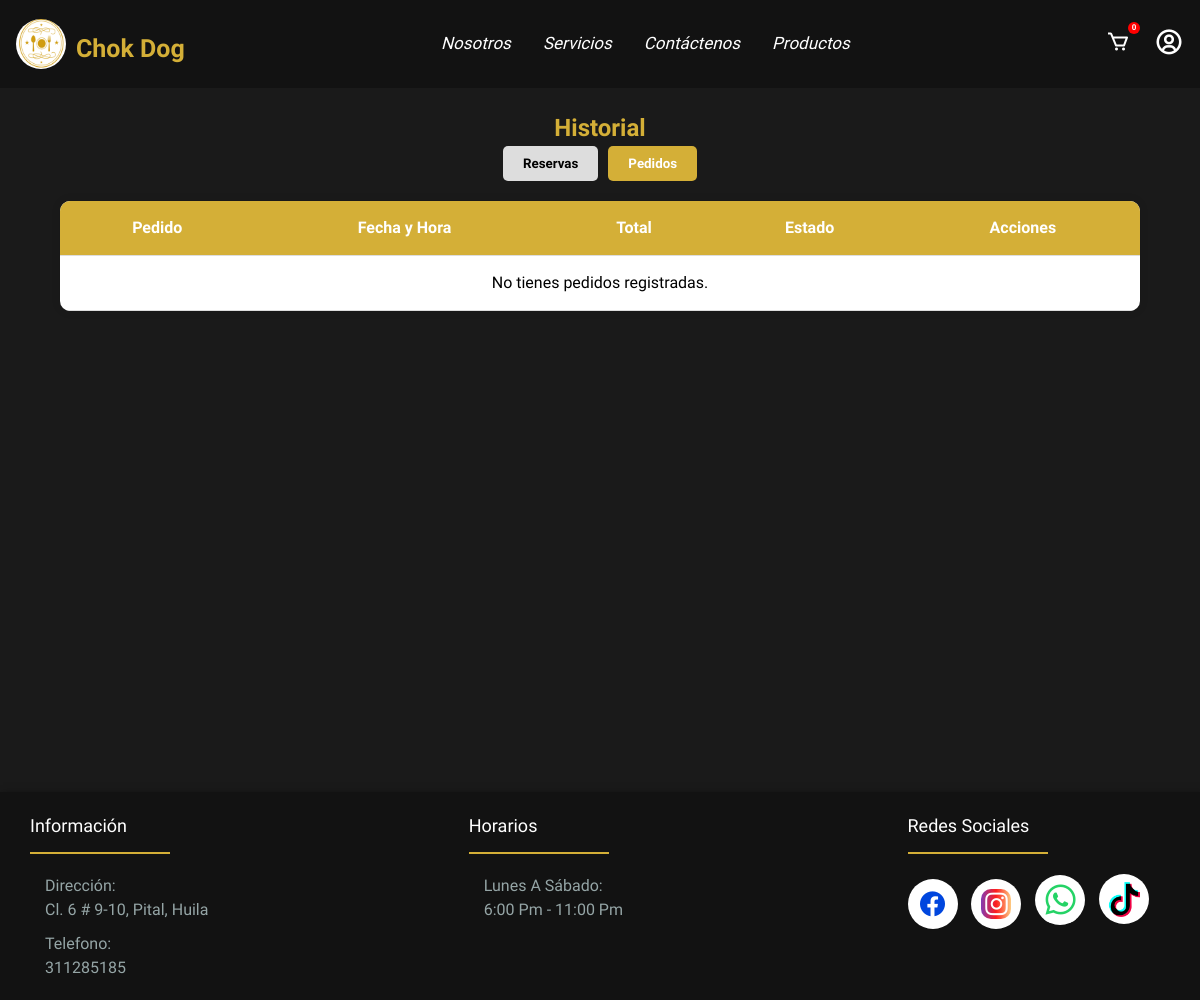
The page /historial (signed in) on the database as committed earlier.
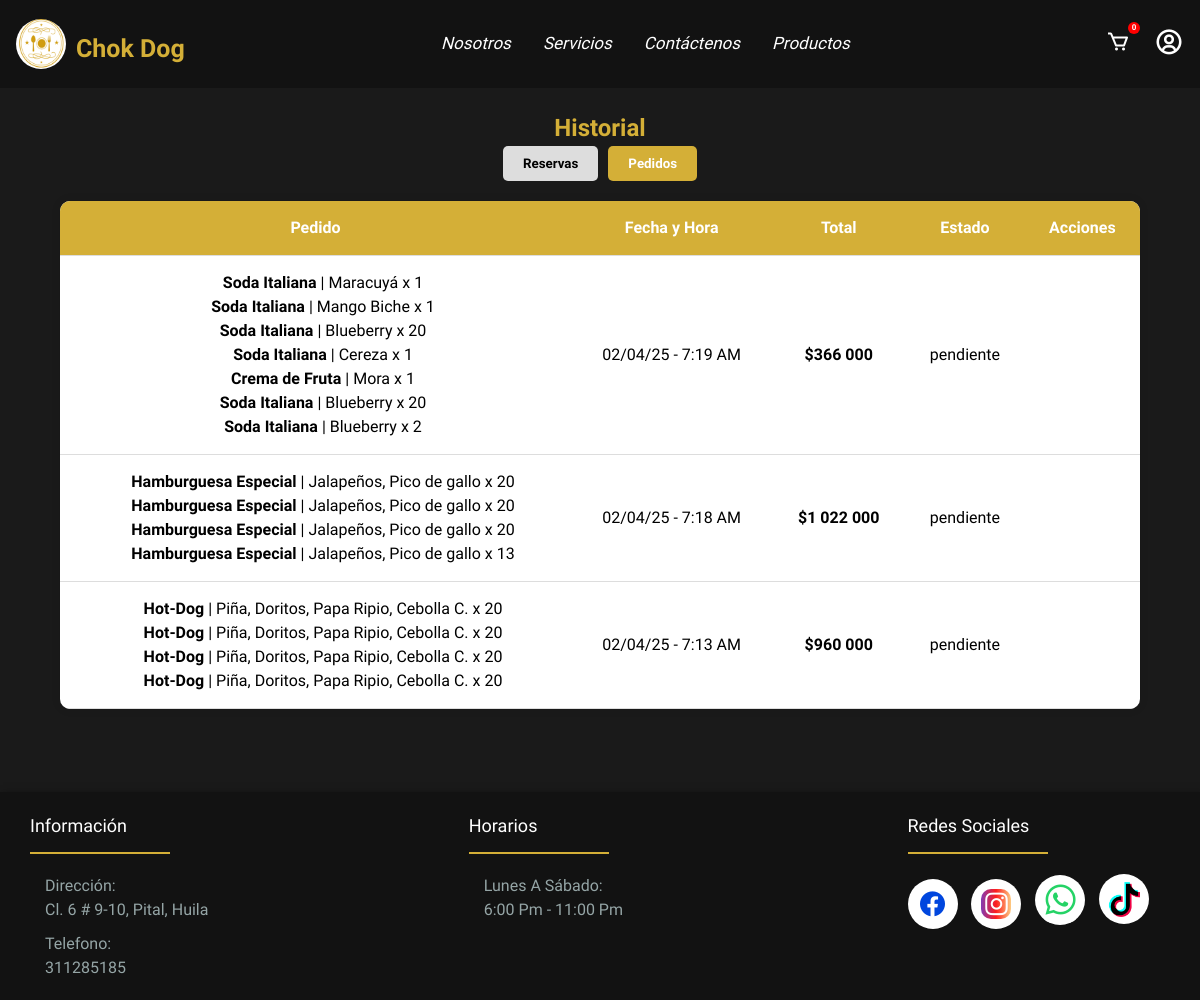
The same page on the database as committed later.
### comida/models.py (models this page shows, shortened)
class Pedido(models.Model):
    ESTADOS = [
        ('Pendiente', 'Pendiente'),
        ('Confirmado', 'Confirmado'),
        ("Enviado", "Enviado"),
        ("Entregado", "Entregado"),
        ("Cancelado", "Cancelado"),
    ]
    METODOS_PAGO = [
        ('nequi', 'Nequi'),
        ('daviplata', 'Daviplata'),
        ('contra_entrega', 'Contra Entrega'),  # 🔹 Agregado correctamente
    ]
    usuario = models.ForeignKey(User, on_delete=models.SET_NULL, null=True, blank=True)
    nombre = models.CharField(max_length=255)
    email = models.EmailField()
    telefono = models.CharField(max_length=15)
    metodo_pago = models.CharField(max_length=50, choices=METODOS_PAGO)
    comprobante = models.ImageField(upload_to="comprobantes/", null=True, blank=True)
    productos = models.JSONField()  # Se almacenará como JSON con los productos y cantidades
    total = models.DecimalField(max_digits=10, decimal_places=0)
    fecha = models.DateTimeField(auto_now_add=True)
    direccion = models.CharField(max_length=255)
    fecha_pedido = models.DateTimeField(default=now)
    estado = models.CharField(max_length=20, choices=ESTADOS, default='Pendiente')

### comida/views.py (the view)
# urls.py: path('historial', views.historial, name='historial'),
def historial(request):
    pedidos = []
    reservas = []
    if request.user.is_authenticated:
        pedidos = Pedido.objects.filter(usuario=request.user).order_by('-fecha')
        reservas = Reserva.objects.filter(usuario=request.user).order_by('-fecha')
        for pedido in pedidos:
            pedido.estado_display = pedido.get_estado_display()
            pedido.productos = json.loads(pedido.productos) if isinstance(pedido.productos, str) else pedido.productos
    return render(request, "historial.html", {"pedidos": pedidos, "reservas": reservas})

### comida/templates/historial.html (shortened to what this page needs)
{% extends 'base.html' %}
{% load static %}
{% load humanize %}
{% block content %}
    <link rel="stylesheet" href="{% static 'historial.css' %}">
    <div class="historial">
        <h2>Historial</h2>
        <div class="tab-container">
            <button class="tab" onclick="showTab('reservas')">Reservas</button>
            <button class="tab active" onclick="showTab('compras')">Pedidos</button>
        </div>
        <div id="compras" class="content">
            <table>
                <thead>
                    <tr>
                        <th>Pedido</th>
                        <th>Fecha y Hora</th>
                        <th>Total</th>
                        <th>Estado</th>
                        <th>Acciones</th>
                    </tr>
                </thead>
                <tbody>
                    {% for pedido in pedidos %}
                    <tr id="pedido-{{ pedido.id }}">
                        <td>
                            <ul>
                                {% for producto in pedido.productos %}
                                <li>
                                    <strong>{{ producto.nombre }}</strong>
                                    {% if producto.ingredientes and producto.ingredientes|length > 0 %}
                                        |  {{ producto.ingredientes|join:", " }}
                                    {% endif %}
                                    {% if producto.sabor %}
                                        |  {{ producto.sabor }}
                                    {% endif %}
                                    x {{ producto.cantidad }}
                                </li>
                                {% endfor %}
                            </ul>
                        </td>
                        <td class="fecha">{{ pedido.fecha|date:"d/m/y - g:i A" }}</td>
                        <td><strong>${{ pedido.total|intcomma }}</strong></td>
                        <td class="estado-{{ pedido.estado }}">{{ pedido.get_estado_display }}</td>
                        <td>
                        </td>
                    </tr>
                    {% empty %}
                    <tr>
                        <td colspan="6">No tienes pedidos registradas.</td>
                    </tr>
                    {% endfor %}
                </tbody>
            </table>
        </div>
    </div>
{% endblock %}

Rows that differ between the two databases and show on the page:
added Pedido: nombre "Soda Italiana" "Soda Italiana" "Soda Italiana" "Soda Italiana" "Crema de Fruta" "Soda Italiana" "Soda Italiana", sabor "Maracuyá" "Mango Biche" "Blueberry" "Cereza" "Mora" "Blueberry" "Blueberry", cantidad "1" "1" "20" "1" "1" "20" "2", fecha "02/04/25 - 7:19 AM", total "366 000", estado "pendiente"
added Pedido: nombre "Hamburguesa Especial" "Hamburguesa Especial" "Hamburguesa Especial" "Hamburguesa Especial", ingredientes "Jalapeños, Pico de gallo" "Jalapeños, Pico de gallo" "Jalapeños, Pico de gallo" "Jalapeños, Pico de gallo", cantidad "20" "20" "20" "13", fecha "02/04/25 - 7:18 AM", total "1 022 000", estado "pendiente"
added Pedido: nombre "Hot-Dog" "Hot-Dog" "Hot-Dog" "Hot-Dog", ingredientes "Piña, Doritos, Papa Ripio, Cebolla C." "Piña, Doritos, Papa Ripio, Cebolla C." "Piña, Doritos, Papa Ripio, Cebolla C." "Piña, Doritos, Papa Ripio, Cebolla C.", cantidad "20" "20" "20" "20", fecha "02/04/25 - 7:13 AM", total "960 000", estado "pendiente"
Other text that changed with them:
text no longer shown: "No tienes pedidos registradas."
